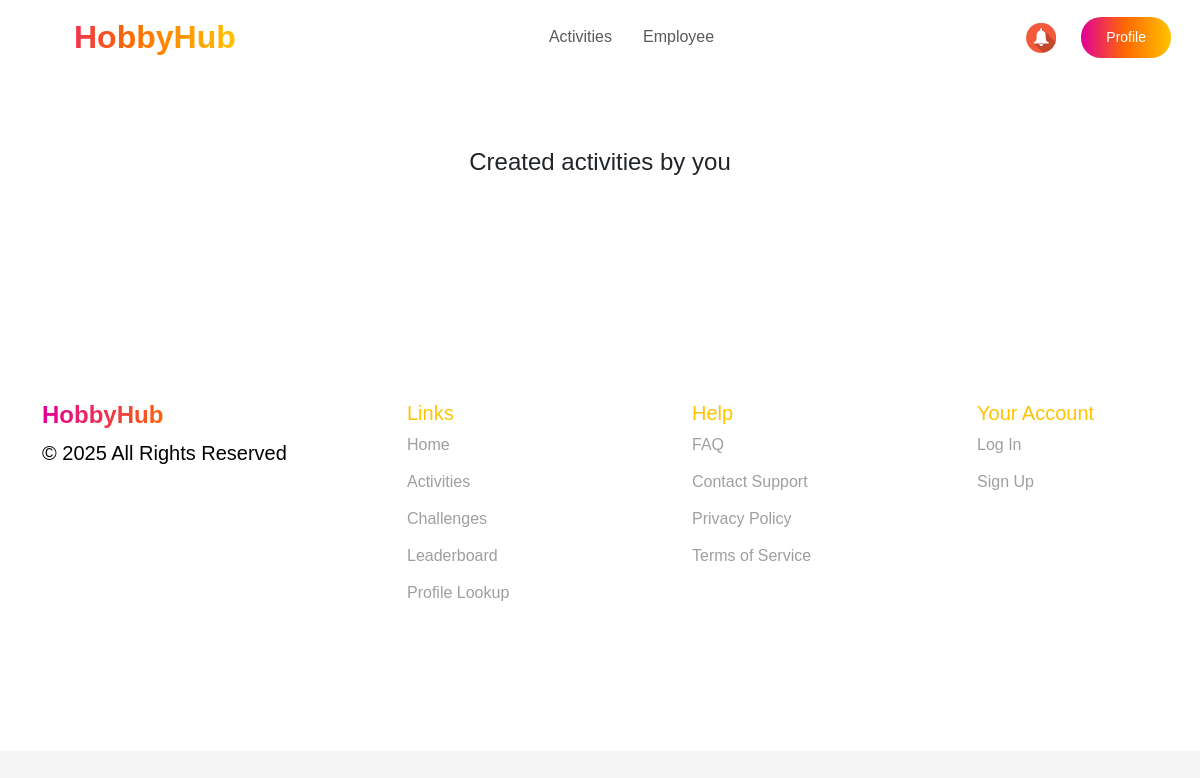
Page /organizer/ (signed in) on the earlier database version.
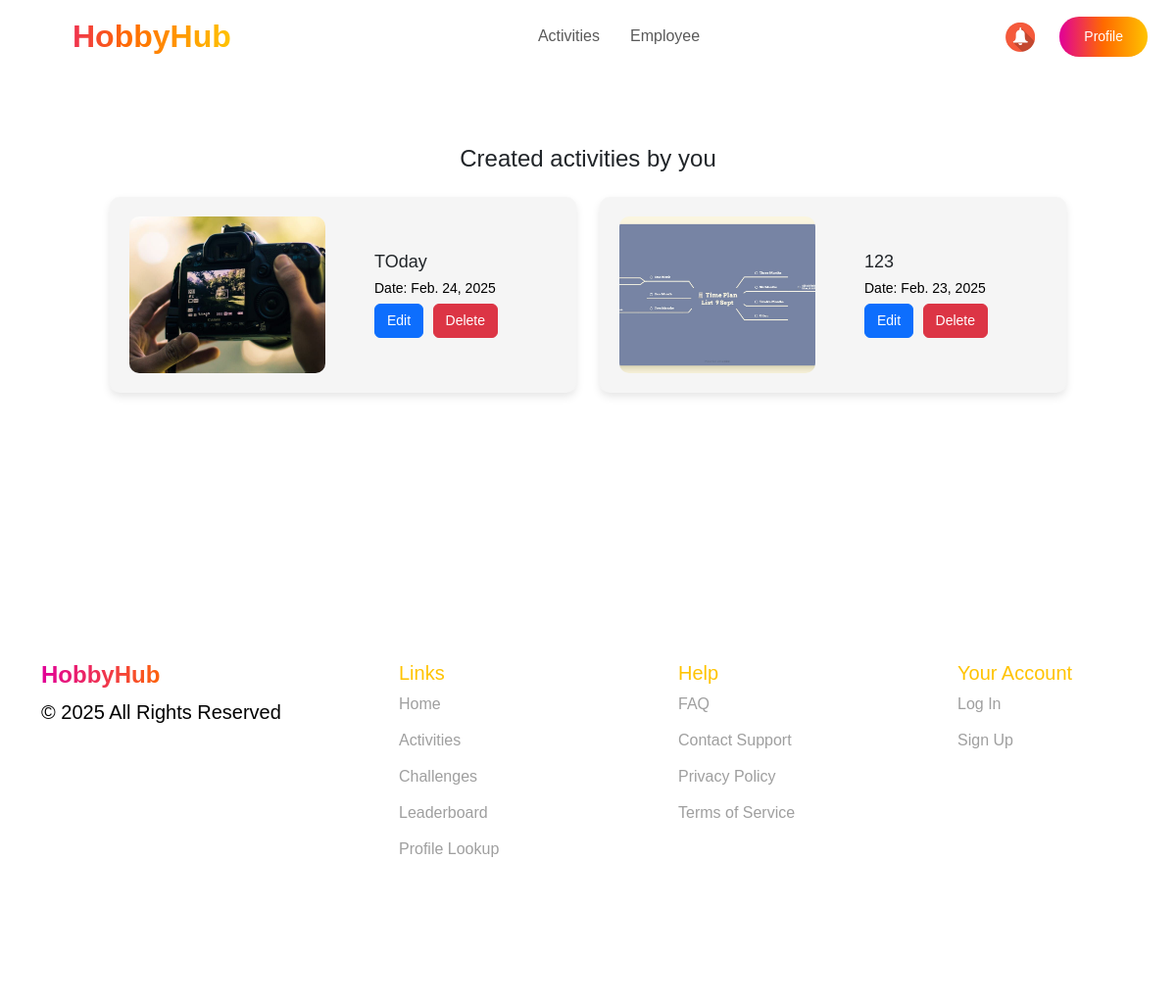
Same page on the later database version.
### events/models.py (models this page shows, shortened)
class Event(models.Model):
    title = models.CharField(max_length=150)
    description = models.TextField()
    location = models.CharField(max_length=250)
    date = models.DateField()
    time = models.TimeField()
    hobbies = models.ManyToManyField(Hobby, related_name='events')  # Связь многие ко многим
    image = models.ImageField(upload_to='event_images/', null=True, blank=True)
    company = models.ForeignKey(
        Company,
        to_field='company_id',
        on_delete=models.CASCADE,
        verbose_name="Company"
    )
    diamonds = models.IntegerField(default=0, verbose_name="Diamonds")  # Новое поле
    quota = models.IntegerField(default=10, verbose_name="Quota")      # Новое поле
    participants = models.ManyToManyField(Employee, related_name='events', blank=True)

### events/views.py (the view)
# urls.py: path('organizer/', organizer_view, name='organizer_view'),
@role_required("organizer")
def organizer_view(request):
    events = Event.objects.all()
    return render(request, 'organizer.html', {'events': events})

### events/views.py (called while the page is built)
def role_required(role):
    def decorator(view_func):
        @wraps(view_func)
        def wrapper(request, *args, **kwargs):
            if role == "employee" and not request.session.get("nickname"):
                return redirect(f"/sign_in/?next={request.get_full_path()}")
            if role == "organizer" and not request.session.get("company_id"):
                return redirect(f"/sign_in/?next={request.get_full_path()}")
            return view_func(request, *args, **kwargs)
        return wrapper
    return decorator

### events/templates/organizer.html (shortened to what this page needs)
<!DOCTYPE html>
<html lang="en">
<head>
    {% load static %}
    <link rel="stylesheet" href="https://cdn.jsdelivr.net/npm/bootstrap@5.3.0/dist/css/bootstrap.min.css">
    <link rel="stylesheet" href="{% static 'css/all.css' %}">
    <link href="https://fonts.cdnfonts.com/css/gilroy-bold" rel="stylesheet">
</head>
<body>
    <section class="header">
        <nav class="navbar navbar-expand-lg navbar-bold bg-white  px-4 fixed-top">
            <a class="navbar-brand fw-bold gradient-text logo" href="#">HobbyHub</span></a>
            <div class="collapse navbar-collapse justify-content-center" id="navbarNav">
                <ul class="navbar-nav">
                    <li class="nav-item header-text"><a class="nav-link" href="#">Activities</a></li>
                    <li class="nav-item header-text"><a class="nav-link" href="#">Employee</a></li>
                </ul>
            </div>
            <div class="d-flex">
                <a class="notifications"><img src="{% static 'images/bell.jpg' %}" alt="Notification"></a>
                <button class="btn btn-gradient" ><a href="{% url 'organizer_profile'%}" style="text-decoration: none; color: #fff;">Profile</a></button>
            </div>
        </nav>
    </section>
    <section class="your-activities">
        <div class="container mt-5">
            <h2 class="title text-center">Created activities by you</h2>
            <div class="row mt-4">
                {% for event in events %}
                <div class="col-md-6 mb-4" id="activities">
                    <div class="activity-card">
                            <img src="{{ event.image.url }}" class="activity-img" alt="{{ event.title }}" width="200">
                            <div class="activity-info">
                                <h5>{{ event.title }}</h5>
                                <p>Date: {{ event.date }}</p>
                                <button class="btn btn-primary">Edit</button>
                                <button class="btn btn-danger">Delete</button>
                            </div>
                        </div>
                    </div>
                {% endfor %}
            </div>
        </div>
    </section>
    <footer class="footer">
        <div class="container">
            <div class="row">
                <div class="col-md-3">
                    <h4 class="fw-bold gradient-text">HobbyHub</h4>
                    <p>© 2025 All Rights Reserved</p>
                </div>
                <div class="col-md-3">
                    <h5>Links</h5>
                    <ul>
                        <li><a href="#">Home</a></li>
                        <li><a href="#">Activities</a></li>
                        <li><a href="#">Challenges</a></li>
                        <li><a href="#">Leaderboard</a></li>
                        <li><a href="#">Profile Lookup</a></li>
                    </ul>
                </div>
                <div class="col-md-3">
                    <h5>Help</h5>
                    <ul>
                        <li><a href="#">FAQ</a></li>
                        <li><a href="#">Contact Support</a></li>
                        <li><a href="#">Privacy Policy</a></li>
                        <li><a href="#">Terms of Service</a></li>
                    </ul>
                </div>
                <div class="col-md-3">
                    <h5>Your Account</h5>
                    <ul>
                        <li><a href="#">Log In</a></li>
                        <li><a href="#">Sign Up</a></li>
                    </ul>
                </div>
            </div>
        </div>
    </footer>
</body>
</html>

Differences in the rows shown:
added Event: image (picture), title "TOday", date "Feb. 24, 2025"
added Event: image (picture), title "123", date "Feb. 23, 2025"
